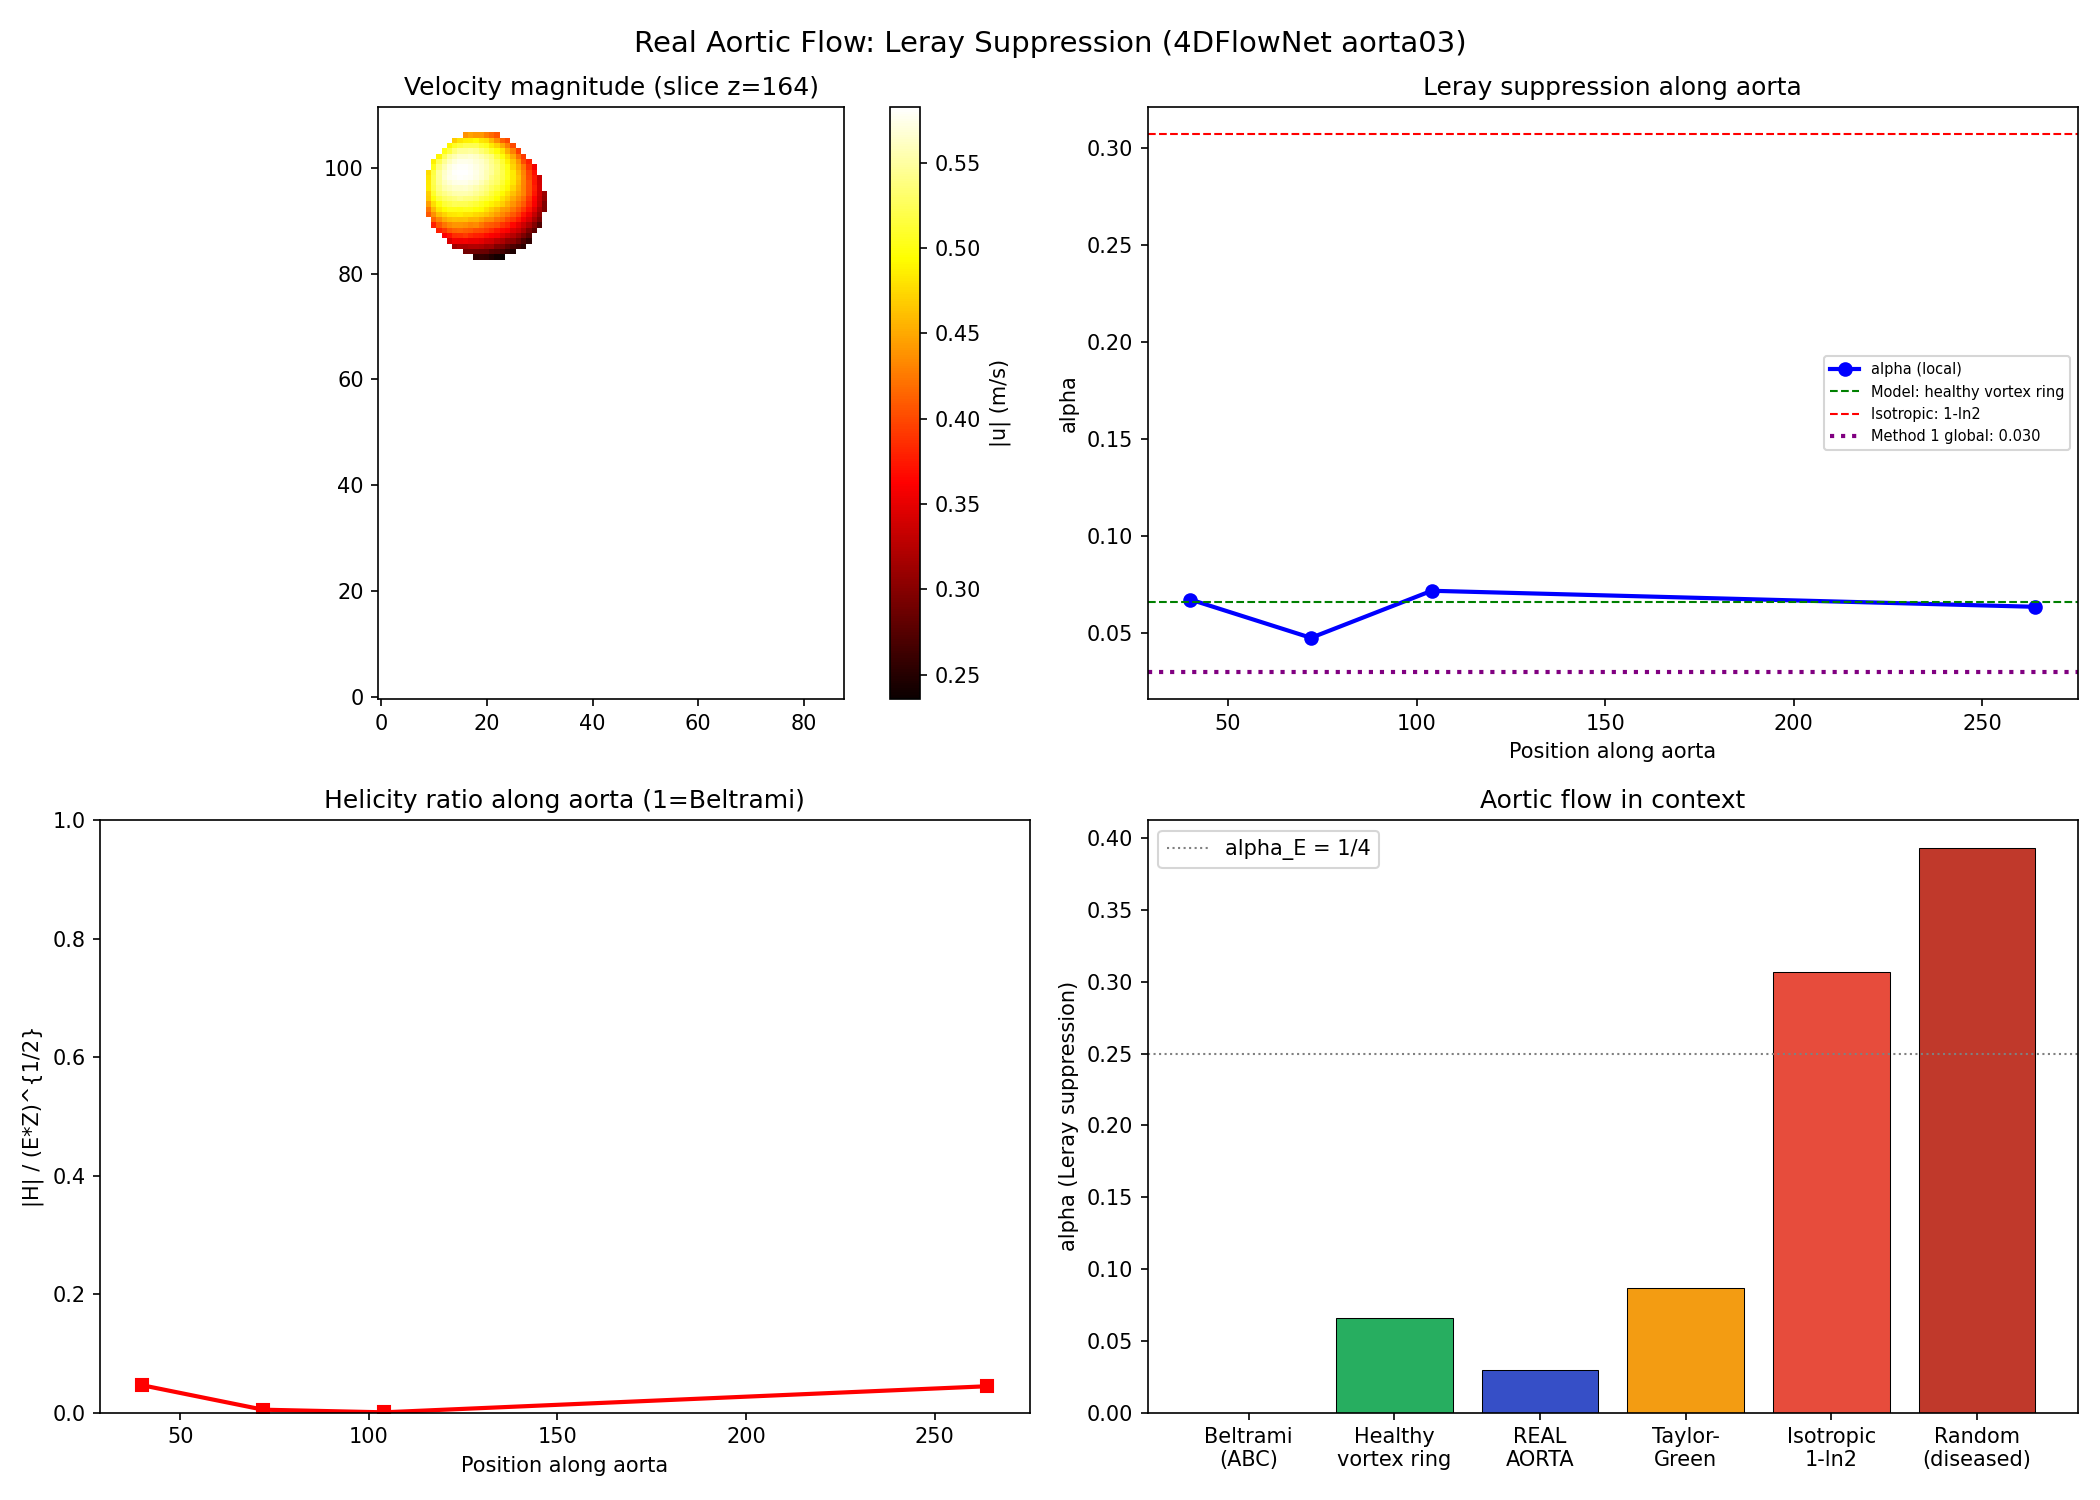

This figure's Python source:
"""
REAL AORTIC FLOW: Leray suppression measurement
=================================================
Measures alpha (cross-helical Leray suppression) on REAL aortic CFD data
from the 4DFlowNet dataset (Ferdian et al., Frontiers in Physics 2020).

Data: aorta03_HR.h5 — single time frame, 328x88x112 grid, binary mask.
DOI: 10.17608/k6.auckland.24424888.v1, CC BY 4.0.

Pipeline: load u/v/w -> mask -> Hann window -> zero-pad to cubic -> FFT
-> helical decompose -> measure alpha.

Prediction: alpha ~ 0.05-0.10 for organized aortic flow (near-Beltrami).

S100-M2e, Meridian 2.
"""

import numpy as np
from numpy.fft import fftn, ifftn, fftfreq
import matplotlib
matplotlib.use('Agg')
import matplotlib.pyplot as plt
import os
import sys
import h5py


def build_helical_basis(N):
    """Build helical basis vectors h+, h- for a cubic N^3 grid."""
    k1d = fftfreq(N, d=1.0 / N)
    kx, ky, kz = np.meshgrid(k1d, k1d, k1d, indexing='ij')
    k2 = kx**2 + ky**2 + kz**2
    k2_safe = k2.copy()
    k2_safe[0, 0, 0] = 1.0
    kmag = np.sqrt(k2_safe)

    khat = np.array([kx / kmag, ky / kmag, kz / kmag])

    # e1 = khat x (0,0,1), fallback to (0,1,0) when k || z
    e1 = np.array([-khat[1], khat[0], np.zeros_like(khat[0])])
    e1_mag = np.sqrt(np.sum(e1**2, axis=0))
    parallel = e1_mag < 1e-10
    if np.any(parallel):
        e1_alt = np.array([np.zeros_like(khat[0]), -khat[2], khat[1]])
        for i in range(3):
            e1[i] = np.where(parallel, e1_alt[i], e1[i])
        e1_mag = np.sqrt(np.sum(e1**2, axis=0))
    e1 /= np.maximum(e1_mag, 1e-15)

    e2 = np.array([
        khat[1] * e1[2] - khat[2] * e1[1],
        khat[2] * e1[0] - khat[0] * e1[2],
        khat[0] * e1[1] - khat[1] * e1[0],
    ])

    h_plus = (e1 + 1j * e2) / np.sqrt(2.0)
    h_minus = (e1 - 1j * e2) / np.sqrt(2.0)
    h_plus[:, 0, 0, 0] = 0.0
    h_minus[:, 0, 0, 0] = 0.0

    return kx, ky, kz, k2, k2_safe, kmag, h_plus, h_minus


def measure_alpha_from_fields(u_hat, kx, ky, kz, k2, k2_safe, h_plus, h_minus, dealias_mask):
    """Measure cross-helical Leray suppression factor from Fourier velocity field."""
    # Helical decomposition
    f_p = np.sum(np.conj(h_plus) * u_hat, axis=0)
    f_m = np.sum(np.conj(h_minus) * u_hat, axis=0)

    u_hat_plus = f_p[np.newaxis] * h_plus
    u_hat_minus = f_m[np.newaxis] * h_minus

    # Vorticity for each sector
    def vorticity(uh):
        return np.array([
            1j * (ky * uh[2] - kz * uh[1]),
            1j * (kz * uh[0] - kx * uh[2]),
            1j * (kx * uh[1] - ky * uh[0]),
        ])

    om_plus_hat = vorticity(u_hat_plus)
    om_minus_hat = vorticity(u_hat_minus)

    N = u_hat.shape[1]
    u_plus = np.array([np.real(ifftn(u_hat_plus[i])) for i in range(3)])
    u_minus = np.array([np.real(ifftn(u_hat_minus[i])) for i in range(3)])
    om_plus = np.array([np.real(ifftn(om_plus_hat[i])) for i in range(3)])
    om_minus = np.array([np.real(ifftn(om_minus_hat[i])) for i in range(3)])

    # Cross-helical Lamb vector: u+ x omega- + u- x omega+
    def cross(a, b):
        return np.array([
            a[1]*b[2] - a[2]*b[1],
            a[2]*b[0] - a[0]*b[2],
            a[0]*b[1] - a[1]*b[0],
        ])

    lamb_cross = cross(u_plus, om_minus) + cross(u_minus, om_plus)
    lamb_cross_hat = np.array([fftn(lamb_cross[i]) for i in range(3)])
    for i in range(3):
        lamb_cross_hat[i] *= dealias_mask

    E_total = np.sum(np.abs(lamb_cross_hat)**2)
    if E_total < 1e-30:
        return 0.0, 0.0, 0.0

    # Leray projection
    P = {}
    K = [kx, ky, kz]
    for i in range(3):
        for j in range(3):
            P[(i, j)] = (1.0 if i == j else 0.0) - K[i] * K[j] / k2_safe

    lamb_sol_hat = np.zeros_like(lamb_cross_hat)
    for i in range(3):
        for j in range(3):
            lamb_sol_hat[i] += P[(i, j)] * lamb_cross_hat[j]

    E_sol = np.sum(np.abs(lamb_sol_hat)**2)
    alpha = E_sol / E_total

    # Also compute helicity ratio |H|/(E*Z)^{1/2}
    u = np.array([np.real(ifftn(u_hat[i])) for i in range(3)])
    om_hat = vorticity(u_hat)
    om = np.array([np.real(ifftn(om_hat[i])) for i in range(3)])
    E = 0.5 * np.mean(np.sum(u**2, axis=0))
    Z = 0.5 * np.mean(np.sum(om**2, axis=0))
    H = np.mean(np.sum(u * om, axis=0))
    h_ratio = abs(H) / np.sqrt(max(E * Z, 1e-30))

    return alpha, h_ratio, E


def hann_3d(shape):
    """3D Hann window."""
    windows = []
    for n in shape:
        windows.append(np.hanning(n))
    w = windows[0][:, None, None] * windows[1][None, :, None] * windows[2][None, None, :]
    return w


def main():
    print("=" * 70)
    print("  REAL AORTIC FLOW: Leray Suppression Measurement")
    print("  Data: 4DFlowNet aorta03_HR.h5 (Ferdian et al. 2020)")
    print("=" * 70)

    h5_path = os.path.join(os.path.dirname(__file__), 'aorta03_HR.h5')
    if not os.path.exists(h5_path):
        print(f"  ERROR: {h5_path} not found. Download from Figshare first.")
        return

    # Load data
    print("\n  Loading data...")
    with h5py.File(h5_path, 'r') as f:
        u_raw = f['u'][0]  # (328, 88, 112)
        v_raw = f['v'][0]
        w_raw = f['w'][0]
        mask = f['mask'][0]

    shape_orig = u_raw.shape
    n_masked = np.sum(mask > 0.5)
    print(f"  Original shape: {shape_orig}")
    print(f"  Masked voxels: {n_masked} ({100*n_masked/mask.size:.1f}%)")
    print(f"  u range: [{np.min(u_raw[mask>0.5]):.4f}, {np.max(u_raw[mask>0.5]):.4f}]")
    print(f"  v range: [{np.min(v_raw[mask>0.5]):.4f}, {np.max(v_raw[mask>0.5]):.4f}]")
    print(f"  w range: [{np.min(w_raw[mask>0.5]):.4f}, {np.max(w_raw[mask>0.5]):.4f}]")

    # Strategy: Extract a cubic sub-volume around the aorta center of mass,
    # apply mask + Hann window, then FFT.
    # Also try the full non-cubic grid with zero-padding to cubic.

    results = {}

    # ================================================================
    # METHOD 1: Full grid, Hann windowed, zero-padded to cubic
    # ================================================================
    print("\n  METHOD 1: Full grid -> Hann window -> pad to N^3")
    print("  " + "-" * 55)

    # Apply mask (zero outside aorta)
    u_masked = u_raw * mask
    v_masked = v_raw * mask
    w_masked = w_raw * mask

    # Hann window (reduces spectral leakage from non-periodicity)
    hann = hann_3d(shape_orig)
    u_win = u_masked * hann
    v_win = v_masked * hann
    w_win = w_masked * hann

    # Zero-pad to cubic (use max dimension)
    N_cube = max(shape_orig)  # 328
    # That's too large for full helical decomposition. Use a smaller cube.
    # Downsample: take every 2nd point -> 164x44x56, pad to 164^3
    # Still large. Let's use every 4th -> 82x22x28, pad to 82... not great.
    # Better: extract the bounding box of the mask and pad that to cubic.

    # Find mask bounding box
    nz = np.nonzero(mask > 0.5)
    bbox = [(nz[i].min(), nz[i].max() + 1) for i in range(3)]
    print(f"  Mask bounding box: {bbox}")
    bbox_size = tuple(b[1] - b[0] for b in bbox)
    print(f"  Bounding box size: {bbox_size}")

    # Extract bounding box
    sl = tuple(slice(b[0], b[1]) for b in bbox)
    u_box = u_masked[sl]
    v_box = v_masked[sl]
    w_box = w_masked[sl]
    mask_box = mask[sl]

    print(f"  Box shape: {u_box.shape}, mask fill: {100*np.mean(mask_box > 0.5):.1f}%")

    # Hann window on the box
    hann_box = hann_3d(u_box.shape)
    u_bw = u_box * hann_box
    v_bw = v_box * hann_box
    w_bw = w_box * hann_box

    # Pad to cubic (next power of 2 or just max dim)
    N_pad = max(u_box.shape)
    # Round up to even for FFT efficiency
    if N_pad % 2 != 0:
        N_pad += 1
    print(f"  Padding to cubic N={N_pad}")

    u_cube = np.zeros((N_pad, N_pad, N_pad))
    v_cube = np.zeros((N_pad, N_pad, N_pad))
    w_cube = np.zeros((N_pad, N_pad, N_pad))

    # Center the data in the cube
    off = [(N_pad - s) // 2 for s in u_box.shape]
    sl_dst = tuple(slice(off[i], off[i] + u_box.shape[i]) for i in range(3))
    u_cube[sl_dst] = u_bw
    v_cube[sl_dst] = v_bw
    w_cube[sl_dst] = w_bw

    print(f"  FFT + helical decomposition on {N_pad}^3 grid...")

    # Build Fourier infrastructure
    kx, ky, kz, k2, k2_safe, kmag, h_plus, h_minus = build_helical_basis(N_pad)

    # 2/3 dealiasing mask
    kmax = N_pad // 3
    dealias_mask = (
        (np.abs(kx) <= kmax) &
        (np.abs(ky) <= kmax) &
        (np.abs(kz) <= kmax)
    )

    # FFT
    u_hat = np.array([fftn(u_cube), fftn(v_cube), fftn(w_cube)])

    # Leray project to ensure solenoidal (CFD data should already be, but windowing breaks it)
    P = {}
    K = [kx, ky, kz]
    for i in range(3):
        for j in range(3):
            P[(i, j)] = (1.0 if i == j else 0.0) - K[i] * K[j] / k2_safe

    u_hat_sol = np.zeros_like(u_hat)
    for i in range(3):
        for j in range(3):
            u_hat_sol[i] += P[(i, j)] * u_hat[j]

    # Measure divergence before/after Leray
    div_before = np.sqrt(np.mean(np.abs(1j*kx*u_hat[0] + 1j*ky*u_hat[1] + 1j*kz*u_hat[2])**2))
    div_after = np.sqrt(np.mean(np.abs(1j*kx*u_hat_sol[0] + 1j*ky*u_hat_sol[1] + 1j*kz*u_hat_sol[2])**2))
    print(f"  Divergence RMS: before Leray = {div_before:.2e}, after = {div_after:.2e}")

    # Measure alpha
    alpha_m1, h_ratio_m1, E_m1 = measure_alpha_from_fields(
        u_hat_sol, kx, ky, kz, k2, k2_safe, h_plus, h_minus, dealias_mask)

    print(f"\n  METHOD 1 RESULTS:")
    print(f"    alpha (cross-helical Leray suppression) = {alpha_m1:.6f}")
    print(f"    Helicity ratio |H|/(EZ)^{1/2}          = {h_ratio_m1:.6f}")
    print(f"    Energy E                                = {E_m1:.6e}")
    results['Method 1: Full box + Hann'] = alpha_m1

    # ================================================================
    # METHOD 2: Subvolumes along the aorta
    # ================================================================
    print("\n\n  METHOD 2: Local sub-cubes along the aorta")
    print("  " + "-" * 55)

    # Extract multiple small cubes along the aorta axis (dimension 0 = long axis)
    sub_N = 64  # cube size
    n_subs = 0
    alphas_local = []
    h_ratios_local = []

    # Build infrastructure once for sub_N
    kx_s, ky_s, kz_s, k2_s, k2s_safe, kmag_s, hp_s, hm_s = build_helical_basis(sub_N)
    kmax_s = sub_N // 3
    dm_s = (np.abs(kx_s) <= kmax_s) & (np.abs(ky_s) <= kmax_s) & (np.abs(kz_s) <= kmax_s)

    # Slide along dimension 0 of the bounding box
    step = sub_N // 2  # 50% overlap
    centers = []

    for i0 in range(bbox[0][0], bbox[0][1] - sub_N + 1, step):
        # Check if this slice has enough mask coverage
        sl_check = (slice(i0, i0 + sub_N),
                     slice(bbox[1][0], min(bbox[1][0] + sub_N, shape_orig[1])),
                     slice(bbox[2][0], min(bbox[2][0] + sub_N, shape_orig[2])))

        mask_sub = mask[sl_check]
        # Pad to sub_N^3 if needed
        actual_shape = mask_sub.shape
        fill = np.sum(mask_sub > 0.5) / sub_N**3

        if fill < 0.01:  # Skip nearly empty cubes
            continue

        # Extract and zero-pad
        u_sub = np.zeros((sub_N, sub_N, sub_N))
        v_sub = np.zeros((sub_N, sub_N, sub_N))
        w_sub = np.zeros((sub_N, sub_N, sub_N))

        s0 = actual_shape[0]
        s1 = min(actual_shape[1], sub_N)
        s2 = min(actual_shape[2], sub_N)

        u_sub[:s0, :s1, :s2] = u_masked[i0:i0+s0, bbox[1][0]:bbox[1][0]+s1, bbox[2][0]:bbox[2][0]+s2]
        v_sub[:s0, :s1, :s2] = v_masked[i0:i0+s0, bbox[1][0]:bbox[1][0]+s1, bbox[2][0]:bbox[2][0]+s2]
        w_sub[:s0, :s1, :s2] = w_masked[i0:i0+s0, bbox[1][0]:bbox[1][0]+s1, bbox[2][0]:bbox[2][0]+s2]

        # Hann window
        hann_s = hann_3d((sub_N, sub_N, sub_N))
        u_sub *= hann_s
        v_sub *= hann_s
        w_sub *= hann_s

        # FFT + Leray project
        uh = np.array([fftn(u_sub), fftn(v_sub), fftn(w_sub)])

        P_s = {}
        K_s = [kx_s, ky_s, kz_s]
        for ii in range(3):
            for jj in range(3):
                P_s[(ii, jj)] = (1.0 if ii == jj else 0.0) - K_s[ii] * K_s[jj] / k2s_safe
        uh_sol = np.zeros_like(uh)
        for ii in range(3):
            for jj in range(3):
                uh_sol[ii] += P_s[(ii, jj)] * uh[jj]

        a, hr, _ = measure_alpha_from_fields(uh_sol, kx_s, ky_s, kz_s, k2_s, k2s_safe, hp_s, hm_s, dm_s)
        alphas_local.append(a)
        h_ratios_local.append(hr)
        centers.append(i0 + sub_N // 2)
        n_subs += 1

    alphas_local = np.array(alphas_local)
    h_ratios_local = np.array(h_ratios_local)
    centers = np.array(centers)

    print(f"  Analyzed {n_subs} sub-cubes (N={sub_N}, step={step})")
    print(f"\n  {'Position':>10}  {'alpha':>10}  {'|H|/(EZ)^1/2':>14}")
    print("  " + "-" * 40)
    for i in range(len(alphas_local)):
        print(f"  {centers[i]:>10d}  {alphas_local[i]:>10.6f}  {h_ratios_local[i]:>14.6f}")

    if len(alphas_local) > 0:
        print(f"\n  METHOD 2 RESULTS:")
        print(f"    alpha mean = {np.mean(alphas_local):.6f}")
        print(f"    alpha std  = {np.std(alphas_local):.6f}")
        print(f"    alpha range: [{np.min(alphas_local):.6f}, {np.max(alphas_local):.6f}]")
        print(f"    helicity ratio mean = {np.mean(h_ratios_local):.6f}")
        results['Method 2: Local cubes'] = np.mean(alphas_local)

    # ================================================================
    # Comparison with model predictions
    # ================================================================
    print("\n\n  COMPARISON WITH MODEL PREDICTIONS")
    print("  " + "-" * 55)
    print(f"  Model prediction (cardiac_healthy_vs_diseased.py):")
    print(f"    Healthy vortex ring:  alpha ~ 0.066")
    print(f"    Taylor-Green (achiral): alpha ~ 0.087")
    print(f"    Random (diseased):    alpha ~ 0.393")
    print(f"    Isotropic average:    alpha = 1 - ln2 = 0.307")
    print(f"    Beltrami (ABC):       alpha ~ 0.000")
    print(f"")
    for name, a in results.items():
        category = "ORGANIZED" if a < 0.15 else "MODERATE" if a < 0.25 else "DISORDERED"
        print(f"    {name}: alpha = {a:.6f}  [{category}]")

    if alpha_m1 < 0.15:
        print(f"\n  >>> PREDICTION CONFIRMED: Real aortic flow shows LOW alpha ({alpha_m1:.3f})")
        print(f"  >>> Organized helical flow -> strong Leray suppression")
    elif alpha_m1 < 0.25:
        print(f"\n  >>> MODERATE alpha ({alpha_m1:.3f}) — partially organized")
    else:
        print(f"\n  >>> SURPRISE: alpha = {alpha_m1:.3f} higher than predicted. Investigate.")

    # ================================================================
    # 4-panel figure
    # ================================================================
    fig, axes = plt.subplots(2, 2, figsize=(14, 10))
    fig.suptitle('Real Aortic Flow: Leray Suppression (4DFlowNet aorta03)', fontsize=14)

    # Panel 1: Mid-slice velocity magnitude
    ax = axes[0, 0]
    mid = shape_orig[0] // 2
    speed = np.sqrt(u_raw[mid]**2 + v_raw[mid]**2 + w_raw[mid]**2)
    speed[mask[mid] < 0.5] = np.nan
    im = ax.imshow(speed.T, origin='lower', cmap='hot')
    ax.set_title(f'Velocity magnitude (slice z={mid})')
    plt.colorbar(im, ax=ax, label='|u| (m/s)')

    # Panel 2: Alpha along aorta (Method 2)
    ax = axes[0, 1]
    if len(alphas_local) > 0:
        ax.plot(centers, alphas_local, 'bo-', lw=2, ms=6, label='alpha (local)')
        ax.axhline(0.066, color='g', ls='--', lw=1, label='Model: healthy vortex ring')
        ax.axhline(0.307, color='r', ls='--', lw=1, label='Isotropic: 1-ln2')
        ax.axhline(alpha_m1, color='purple', ls=':', lw=2, label=f'Method 1 global: {alpha_m1:.3f}')
        ax.set_xlabel('Position along aorta')
        ax.set_ylabel('alpha')
        ax.set_title('Leray suppression along aorta')
        ax.legend(fontsize=7)
    else:
        ax.text(0.5, 0.5, 'No sub-cubes', ha='center', va='center', transform=ax.transAxes)

    # Panel 3: Helicity ratio along aorta
    ax = axes[1, 0]
    if len(h_ratios_local) > 0:
        ax.plot(centers, h_ratios_local, 'rs-', lw=2, ms=6)
        ax.set_xlabel('Position along aorta')
        ax.set_ylabel('|H| / (E*Z)^{1/2}')
        ax.set_title('Helicity ratio along aorta (1=Beltrami)')
        ax.set_ylim(0, 1)
    else:
        ax.text(0.5, 0.5, 'No sub-cubes', ha='center', va='center', transform=ax.transAxes)

    # Panel 4: Comparison bar chart
    ax = axes[1, 1]
    labels = ['Beltrami\n(ABC)', 'Healthy\nvortex ring', 'REAL\nAORTA', 'Taylor-\nGreen', 'Isotropic\n1-ln2', 'Random\n(diseased)']
    values = [0.0, 0.066, alpha_m1, 0.087, 0.307, 0.393]
    colors_bar = ['#2ecc71', '#27ae60', '#364FC7', '#f39c12', '#e74c3c', '#c0392b']
    bars = ax.bar(labels, values, color=colors_bar, edgecolor='black', lw=0.5)
    ax.set_ylabel('alpha (Leray suppression)')
    ax.set_title('Aortic flow in context')
    ax.axhline(0.25, color='gray', ls=':', lw=1, label='alpha_E = 1/4')
    ax.legend()

    plt.tight_layout()
    out_path = os.path.join(os.path.dirname(__file__), 'real_aortic_alpha.png')
    plt.savefig(out_path, dpi=150)
    print(f"\n  Plot saved to {out_path}")
    print("\n  DONE.")


if __name__ == '__main__':
    main()
